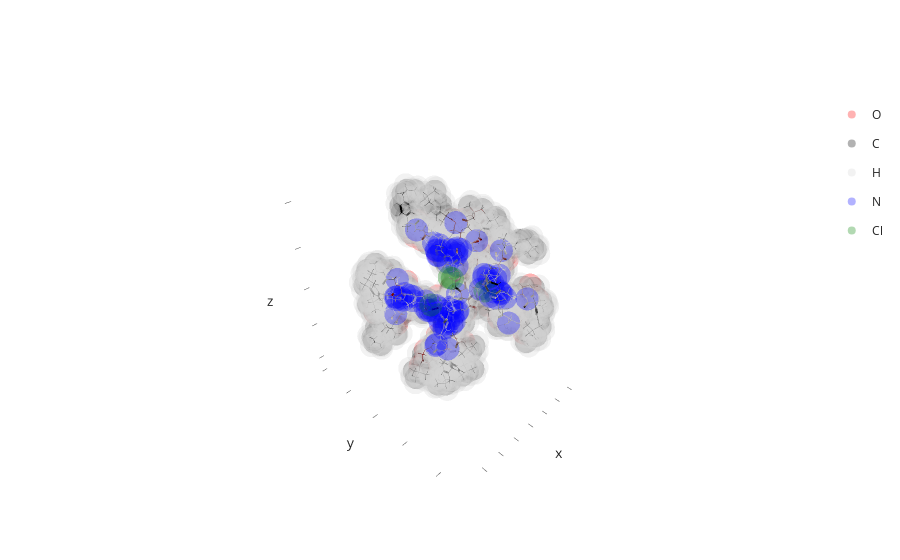

The notebook cell this image was saved under:
### Code cell
env = bam.optimizers.DistanceRotatron(g, edges, radius=22, pushback=3)

sol, eval = bam.optimizers.genetic_optimize(env, population_size=75, n_parents=23, n_children=30, n_mutations=12, n_newcomers=10, max_steps=5000, threshold=1e-5)

final = bam.optimizers.apply_solution(sol, env, mol.copy())

final.show()
